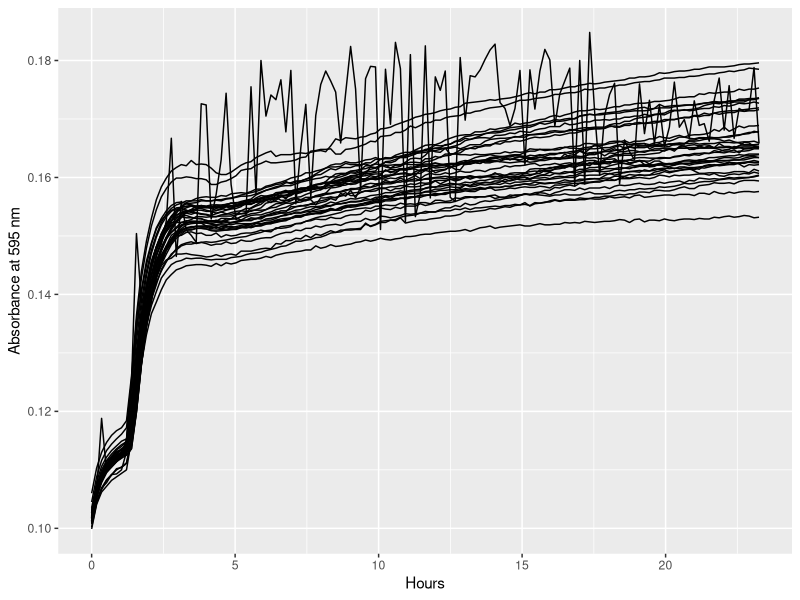
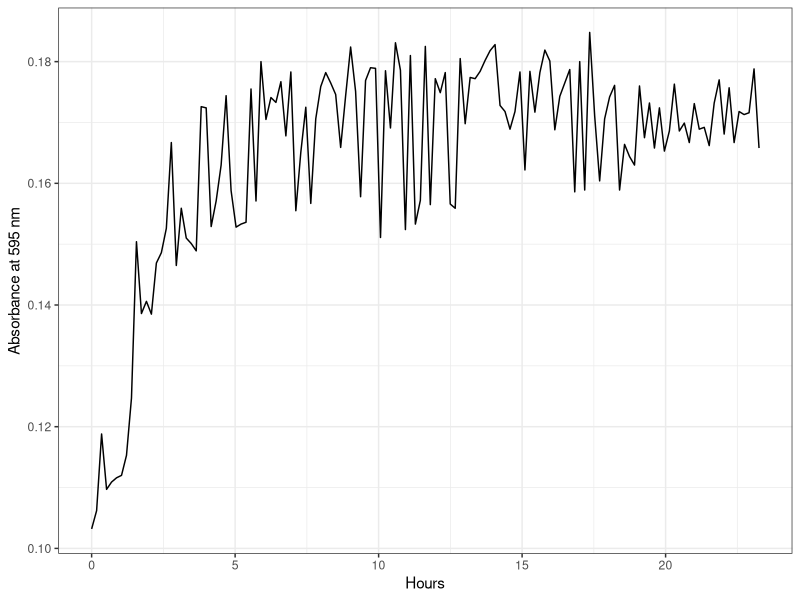
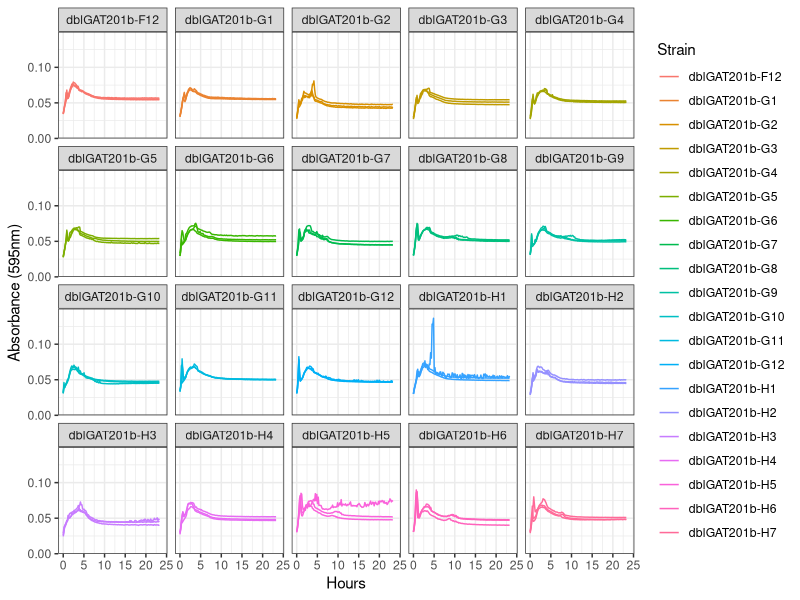
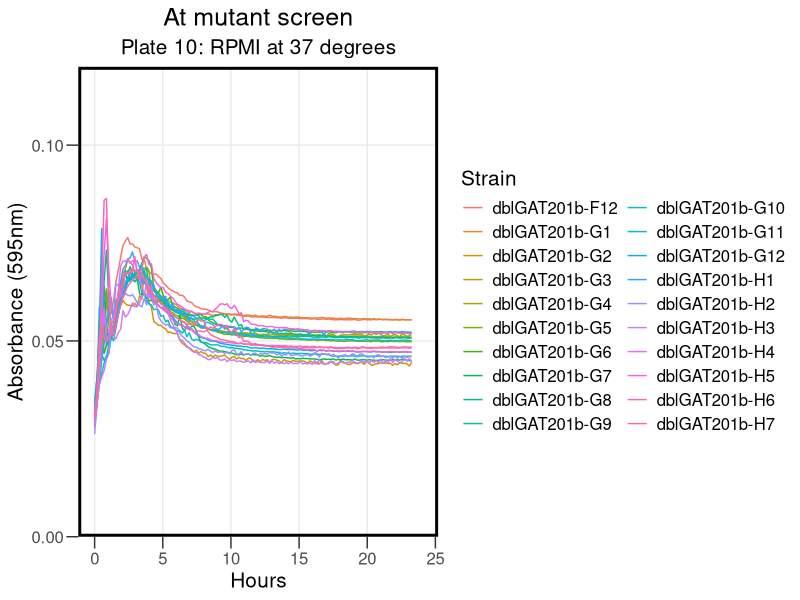
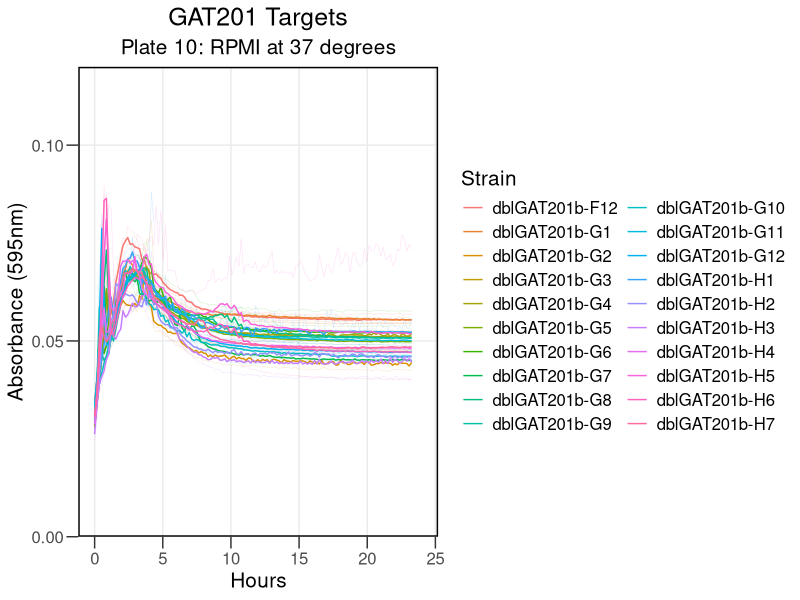
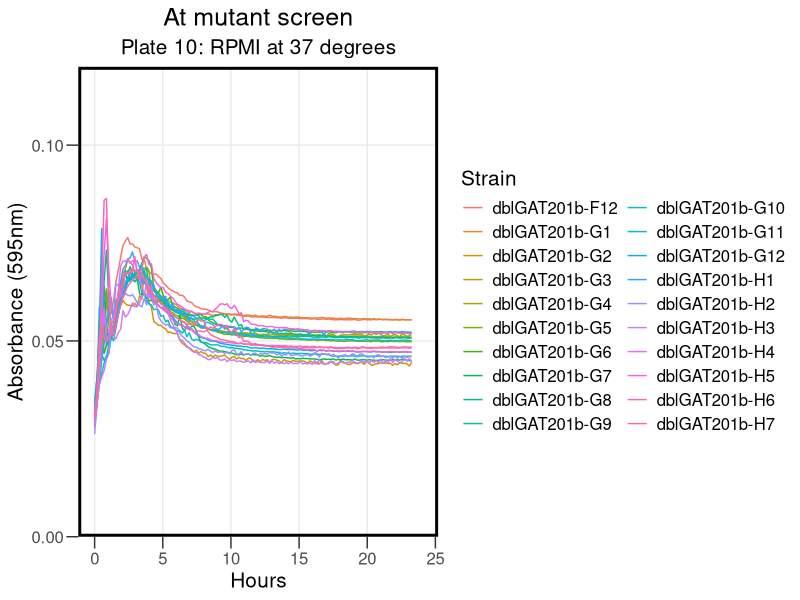
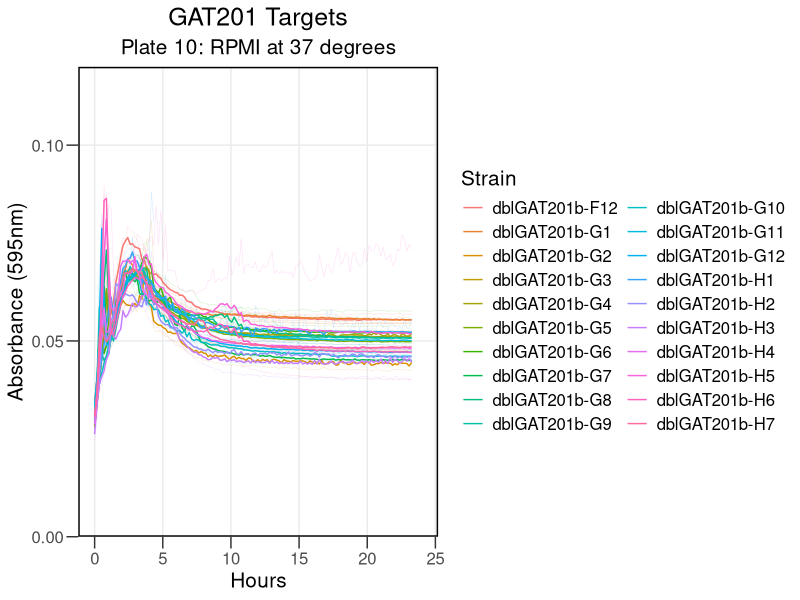

These figures' R source, in order:
## ---- chunk 1
knitr::opts_chunk$set(echo = TRUE)
## ---- chunk 2

library("reshape2")
library(dplyr)
library(ggplot2)
library(tidyverse)
library(rmarkdown)
library(cowplot)
library(yaml)
library(knitr)
## ---- chunk 3

rawdata <- read.csv("../Input/20230517_Atmutant_Screen_plate10_csv.csv")

## ---- chunk 4

 rawdata_hour<-mutate(rawdata, Time = Time/3600)

## ---- chunk 5

reshaped <- melt(rawdata_hour, id=c("Time", "Temp"), 
                              variable.name="Well",
                              value.name="OD595")

summary(reshaped)
## ---- chunk 6

platemap <- read.csv("../Input/20230517_RPMI_Atmut_screen_Plate10_setup.csv") %>%     
  dplyr::mutate(
    Strain = factor(Strain, 
                    levels = c( "P2.28F12", "P2.28G1","P2.28G2","P2.28G3","P2.28G4","P2.28G5","P2.28G6","P2.28G7", "P2.28G8","P2.28G9","P2.28G10","P2.28G11","P2.28G12","P2.28H1","P2.28H2","P2.28H3","P2.28H4","P2.28H5","P2.28H6","P2.28H7"),
                    labels = c("dblGAT201b-F12", "dblGAT201b-G1","dblGAT201b-G2","dblGAT201b-G3","dblGAT201b-G4","dblGAT201b-G5","dblGAT201b-G6","dblGAT201b-G7","dblGAT201b-G8","dblGAT201b-G9", "dblGAT201b-G10","dblGAT201b-G11","dblGAT201b-G12","dblGAT201b-H1","dblGAT201b-H2","dblGAT201b-H3","dblGAT201b-H4","dblGAT201b-H5","dblGAT201b-H6","dblGAT201b-H7"))
  )
head(platemap, n=10)


## ---- chunk 7

annotated <- inner_join(reshaped, platemap, by="Well")
 
## ---- chunk 8

ggplot(data=filter(annotated,is.na(Strain)),
          aes(x=Time, y=OD595,  group = Well)) + 
          geom_line() + 
          labs(x="Hours", y="Absorbance at 595 nm")
## ---- chunk 9

ggplot(data=filter(annotated,Well=="A9"), 
       aes(x=Time, y=OD595, group = Well)) + 
 
       geom_line() + 
     theme_bw()+
     labs(x="Hours", y="Absorbance at 595 nm")

## ---- chunk 10

blank_OD_summary <- annotated %>%
   filter(is.na(Strain), Time < 1/24) %>%
  filter(Well != "A9") %>%
  group_by(Media) %>%
  summarise(OD_median=median(OD595),
            OD_mean=mean(OD595),
            OD_max=max(OD595),
            OD_min=min(OD595))
print(blank_OD_summary)
## ---- chunk 11

normalisedOD <- annotated %>%
  left_join(blank_OD_summary, by="Media") %>%
  mutate(OD_corrected = OD595 - OD_median)

## ---- chunk 12

ggplot(data=normalisedOD %>%
                       filter( !is.na(Strain) ), 
                      aes(x=Time, y=OD_corrected, color=Strain, group = Well)) + 
       geom_line() + 
  scale_x_continuous(limits = c(0,24)) +
       scale_y_continuous(limits=c(0,0.15),expand=c(0,0))+
       facet_wrap(Strain ~ .)+
  
       labs(x = "Hours",
            y = "Absorbance (595nm)") +
       theme(text = element_text(size = 20))+
       theme_bw()
## ---- chunk 13

ggplot(data=normalisedOD  %>%
          
                     filter( !is.na(Strain) ),  
                      aes(x=Time, y=OD_corrected, color=Strain)) + 
        stat_summary(fun = "median", geom = "line", size = 0.5) +
  scale_x_continuous(limits = c(0,24)) +
       scale_y_continuous(limits=c(0,0.12),expand=c(0,0), breaks = c(0, 0.05, 0.1)) +
       labs(x = "Hours",
            y = "Absorbance (595nm)",
            title = "At mutant screen", subtitle = "Plate 10: RPMI at 37 degrees") +
       theme_bw() +
       theme(text = element_text(size = 15))+
       theme(axis.title = element_text(size = 15))+
       theme(axis.ticks.length = unit(0.3, "cm"))+
       theme(title = element_text(size = 15))+
       theme(panel.grid.minor = element_blank())+
    guides(color=guide_legend(ncol=2))+
 theme(legend.title = element_text(size = 15))+
      theme(legend.background = element_rect(fill = "transparent", color=NA))+
  theme(legend.key = element_rect(fill = "transparent", color=NA))+
       theme (plot.background =  element_rect(fill = "transparent", color=NA), 
         panel.background = element_rect(fill = "transparent", color=NA),)+
      theme(panel.border = element_rect(linetype = "solid", colour = "black", size = 2))+
  theme(plot.title = element_text(hjust = 0.5), plot.subtitle = element_text(hjust = 0.5) )
       
## ---- chunk 14

ggsave("../Results/AllSummary_At10.png",width = 8,height=5)
## ---- chunk 15


ggplot(data=normalisedOD  %>%
         
                     filter( !is.na(Strain) ),  
                      aes(x=Time, y=OD_corrected, color=Strain)) + 
       geom_line(aes(group = Well), size = 0.2, alpha = 0.2) + 
       stat_summary(fun = "median", geom = "line", size = 0.5) +
  scale_x_continuous(limits = c(0,24)) +
       scale_y_continuous(limits=c(0,0.12),expand=c(0,0), breaks = c(0, 0.05, 0.1)) +
   
       labs(x = "Hours",
            y = "Absorbance (595nm)",
            title = "GAT201 Targets", subtitle = "Plate 10: RPMI at 37 degrees") +

                  theme_bw() +
       theme(text = element_text(size = 15))+
       theme(axis.title = element_text(size = 15))+
             theme(axis.ticks.length = unit(0.3, "cm"))+
       theme(title = element_text(size = 15))+
       theme(panel.grid.minor = element_blank())+
            guides(color=guide_legend(ncol=2))+
       theme(legend.title = element_text(size = 15))+
      theme(legend.background = element_rect(fill = "transparent", color=NA))+
      theme(legend.key = element_rect(fill = "transparent", color=NA))+
       theme (plot.background =  element_rect(fill = "transparent", color=NA), 
            panel.background = element_rect(fill = "transparent", color=NA),)+
      theme(panel.border = element_rect(linetype = "solid", colour = "black", size = 1))+
      theme(plot.title = element_text(hjust = 0.5), plot.subtitle = element_text(hjust = 0.5))
## ---- chunk 16

ggsave("../Results/Statsumm_At10.png",width = 8,height=5)
